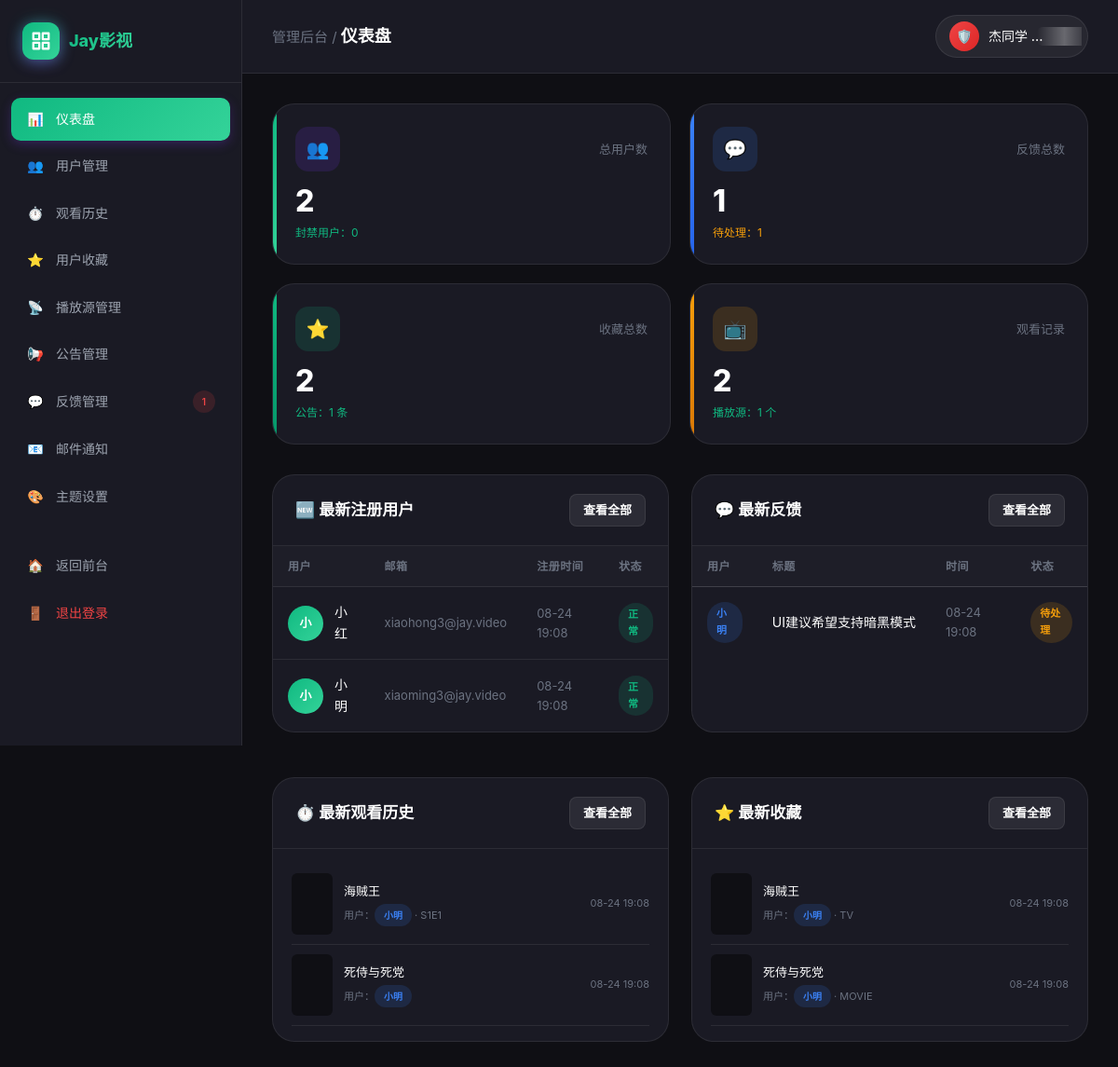
Page /admin/index.php (signed in) on the committed database.
### tables this page shows
CREATE TABLE users (
            id INTEGER PRIMARY KEY AUTOINCREMENT,
            username TEXT NOT NULL UNIQUE,
            email TEXT NOT NULL UNIQUE,
            password TEXT NOT NULL,
            avatar TEXT DEFAULT '',
            is_banned INTEGER DEFAULT 0,
            ban_reason TEXT DEFAULT '',
            ban_start_time DATETIME,
            ban_end_time DATETIME,
            created_at DATETIME DEFAULT CURRENT_TIMESTAMP,
            updated_at DATETIME DEFAULT CURRENT_TIMESTAMP
        );

CREATE TABLE feedbacks (
            id INTEGER PRIMARY KEY AUTOINCREMENT,
            user_id INTEGER NOT NULL,
            title TEXT NOT NULL,
            content TEXT NOT NULL,
            status INTEGER DEFAULT 0,
            created_at DATETIME DEFAULT CURRENT_TIMESTAMP
        );

CREATE TABLE watch_history (
            id INTEGER PRIMARY KEY AUTOINCREMENT,
            user_id INTEGER NOT NULL,
            media_id INTEGER NOT NULL,
            media_type TEXT NOT NULL,
            title TEXT NOT NULL,
            poster TEXT DEFAULT '',
            season_number INTEGER DEFAULT 0,
            episode_number INTEGER DEFAULT 0,
            watch_seconds INTEGER DEFAULT 0,
            watched_at DATETIME DEFAULT CURRENT_TIMESTAMP,
            UNIQUE(user_id, media_id, media_type, season_number, episode_number)
        );

CREATE TABLE favorites (
            id INTEGER PRIMARY KEY AUTOINCREMENT,
            user_id INTEGER NOT NULL,
            media_id INTEGER NOT NULL,
            media_type TEXT NOT NULL,
            title TEXT NOT NULL,
            poster TEXT DEFAULT '',
            created_at DATETIME DEFAULT CURRENT_TIMESTAMP,
            UNIQUE(user_id, media_id, media_type)
        );

### classes/Database.php (called while the page is built, shortened)
<?php
class Database {
    private static $instance = null;
    private $pdo;
    private function __construct() {
        try {
            $this->pdo = new PDO('sqlite:' . DB_PATH);
            $this->pdo->setAttribute(PDO::ATTR_ERRMODE, PDO::ERRMODE_EXCEPTION);
            $this->pdo->setAttribute(PDO::ATTR_DEFAULT_FETCH_MODE, PDO::FETCH_ASSOC);
            $this->pdo->exec("PRAGMA journal_mode=WAL");
            $this->pdo->exec("PRAGMA foreign_keys=ON");
        } catch (PDOException $e) {
            die("数据库连接失败: " . $e->getMessage());
        }
    }
    public static function getInstance() {
        if (self::$instance === null) {
            self::$instance = new self();
        }
        return self::$instance;
    }
    private function initTables() {
        $this->pdo->exec($sql);
    }
    public function query($sql, $params = []) {
        $stmt = $this->pdo->prepare($sql);
        $stmt->execute($params);
        return $stmt;
    }
    public function fetchAll($sql, $params = []) {
        $stmt = $this->query($sql, $params);
        return $stmt->fetchAll();
    }
    public function fetchOne($sql, $params = []) {
        $stmt = $this->query($sql, $params);
        return $stmt->fetch();
    }
}
?>

### admin/index.php (the view, shortened to what this page needs)
<?php $pageName = '仪表盘'; include __DIR__ . '/admin_header.php'; ?>
<div class="admin-content">
    <div class="dashboard-grid">
        <div class="stat-card purple">
            <div class="stat-header">
                <div class="stat-icon">👥</div>
                <span class="stat-label">总用户数</span>
            </div>
            <div class="stat-value"><?php echo $userCount; ?></div>
            <div class="stat-change">封禁用户：<?php echo $bannedCount; ?></div>
        </div>
        <div class="stat-card blue">
            <div class="stat-header">
                <div class="stat-icon">💬</div>
                <span class="stat-label">反馈总数</span>
            </div>
            <div class="stat-value"><?php echo $feedbackCount; ?></div>
            <div class="stat-change" style="color:var(--warning);">待处理：<?php echo $pendingFb; ?></div>
        </div>
        <div class="stat-card green">
            <div class="stat-header">
                <div class="stat-icon">⭐</div>
                <span class="stat-label">收藏总数</span>
            </div>
            <div class="stat-value"><?php echo $favCount; ?></div>
            <div class="stat-change">公告：<?php echo $annCount; ?> 条</div>
        </div>
        <div class="stat-card orange">
            <div class="stat-header">
                <div class="stat-icon">📺</div>
                <span class="stat-label">观看记录</span>
            </div>
            <div class="stat-value"><?php echo $historyCount; ?></div>
            <div class="stat-change">播放源：<?php echo $sourceCount; ?> 个</div>
        </div>
    </div>
    <div style="display:grid;grid-template-columns:repeat(2,1fr);gap:24px;">
        <div class="panel">
            <div class="panel-header">
                <div class="panel-title">🆕 最新注册用户</div>
                <a href="users.php" class="btn btn-outline btn-sm">查看全部</a>
            </div>
            <div class="panel-body" style="padding:0;">
                <table class="data-table">
                    <thead><tr><th>用户</th><th>邮箱</th><th>注册时间</th><th>状态</th></tr></thead>
                    <tbody>
                        <?php foreach ($newUsers as $u): ?>
                        <tr>
                            <td>
                                <div class="table-user">
                                    <div class="table-avatar">
                                        <?php if (!empty($u['avatar'])): ?>
                                            <img src="../<?php echo htmlspecialchars($u['avatar']); ?>" alt="">
                                        <?php else: echo mb_substr($u['username'], 0, 1); endif; ?>
                                    </div>
                                    <span><?php echo htmlspecialchars($u['username']); ?></span>
                                </div>
                            </td>
                            <td style="color:var(--text-muted);font-size:13px;"><?php echo htmlspecialchars($u['email']); ?></td>
                            <td style="color:var(--text-muted);font-size:13px;"><?php echo date('m-d H:i', strtotime($u['created_at'])); ?></td>
                            <td><span class="badge badge-success">正常</span></td>
                        </tr>
                        <?php endforeach; ?>
                    </tbody>
                </table>
            </div>
        </div>
        <div class="panel">
            <div class="panel-header">
                <div class="panel-title">💬 最新反馈</div>
                <a href="feedbacks.php" class="btn btn-outline btn-sm">查看全部</a>
            </div>
            <div class="panel-body" style="padding:0;">
                <table class="data-table">
                    <thead><tr><th>用户</th><th>标题</th><th>时间</th><th>状态</th></tr></thead>
                    <tbody>
                        <?php foreach ($newFeedbacks as $f): ?>
                        <tr onclick="location.href='feedbacks.php#fb_<?php echo $f['id']; ?>'" style="cursor:pointer;">
                            <td><span class="badge badge-info"><?php echo htmlspecialchars($f['username'] ?? 'U' . $f['user_id']); ?></span></td>
                            <td style="max-width:200px;overflow:hidden;text-overflow:ellipsis;white-space:nowrap;"><?php echo htmlspecialchars($f['title']); ?></td>
                            <td style="color:var(--text-muted);font-size:13px;"><?php echo date('m-d H:i', strtotime($f['created_at'])); ?></td>
                            <td><?php echo $f['status'] ? '<span class="badge badge-success">已回复</span>' : '<span class="badge badge-warning">待处理</span>'; ?></td>
                        </tr>
                        <?php endforeach; ?>
                    </tbody>
                </table>
            </div>
        </div>
        <div class="panel">
            <div class="panel-header">
                <div class="panel-title">⏱️ 最新观看历史</div>
                <a href="history.php" class="btn btn-outline btn-sm">查看全部</a>
            </div>
            <div class="panel-body" style="padding:16px 20px;max-height:360px;overflow-y:auto;">
                <?php foreach ($newHistories as $h): ?>
                <div style="display:flex;gap:12px;padding:10px 0;border-bottom:1px solid var(--border-color);align-items:center;">
                    <div style="width:44px;aspect-ratio:2/3;border-radius:6px;overflow:hidden;background:var(--bg-dark);flex-shrink:0;">
                    </div>
                    <div style="flex:1;min-width:0;">
                        <div style="font-weight:500;font-size:13px;overflow:hidden;text-overflow:ellipsis;white-space:nowrap;"><?php echo htmlspecialchars($h['title']); ?></div>
                        <div style="font-size:11px;color:var(--text-muted);margin-top:3px;">
                            用户：<span class="badge badge-info" style="font-size:10px;"><?php echo htmlspecialchars($h['username'] ?? 'U' . $h['user_id']); ?></span>
                            <?php if ($h['season_number'] > 0) echo " · S{$h['season_number']}E{$h['episode_number']}"; ?>
                        </div>
                    </div>
                    <div style="font-size:11px;color:var(--text-muted);flex-shrink:0;"><?php echo date('m-d H:i', strtotime($h['watched_at'])); ?></div>
                </div>
                <?php endforeach; ?>
            </div>
        </div>
        <div class="panel">
            <div class="panel-header">
                <div class="panel-title">⭐ 最新收藏</div>
                <a href="favorites.php" class="btn btn-outline btn-sm">查看全部</a>
            </div>
            <div class="panel-body" style="padding:16px 20px;max-height:360px;overflow-y:auto;">
                <?php foreach ($newFavorites as $f): ?>
                <div style="display:flex;gap:12px;padding:10px 0;border-bottom:1px solid var(--border-color);align-items:center;">
                    <div style="width:44px;aspect-ratio:2/3;border-radius:6px;overflow:hidden;background:var(--bg-dark);flex-shrink:0;">
                    </div>
                    <div style="flex:1;min-width:0;">
                        <div style="font-weight:500;font-size:13px;overflow:hidden;text-overflow:ellipsis;white-space:nowrap;"><?php echo htmlspecialchars($f['title']); ?></div>
                        <div style="font-size:11px;color:var(--text-muted);margin-top:3px;">
                            用户：<span class="badge badge-info" style="font-size:10px;"><?php echo htmlspecialchars($f['username'] ?? 'U' . $f['user_id']); ?></span>
                            · <?php echo strtoupper($f['media_type']); ?>
                        </div>
                    </div>
                    <div style="font-size:11px;color:var(--text-muted);flex-shrink:0;"><?php echo date('m-d H:i', strtotime($f['created_at'])); ?></div>
                </div>
                <?php endforeach; ?>
            </div>
        </div>
    </div>
</div>
<?php include __DIR__ . '/admin_footer.php'; ?>

### rows in the picture
users: username "小", username "小红", email "xiaohong3@jay.video", created_at "08-24 19:08"
users: username "小", username "小明", email "xiaoming3@jay.video", created_at "08-24 19:08"
feedbacks: user.username "小明", title "UI建议希望支持暗黑模式", created_at "08-24 19:08", status "待处理"
watch_history: title "海贼王", user.username "小明", season_number "1", episode_number "1", watched_at "08-24 19:08"
watch_history: title "死侍与死党", user.username "小明", watched_at "08-24 19:08"
favorites: title "海贼王", user.username "小明", media_type "TV", created_at "08-24 19:08"
favorites: title "死侍与死党", user.username "小明", media_type "MOVIE", created_at "08-24 19:08"

### other values in the picture
$pendingFb "1"
$pageName "仪表盘"
ADMIN_USERNAME "杰同学"
$userCount "2"
$bannedCount "0"
$feedbackCount "1"
$favCount "2"
$annCount "1"
$historyCount "2"
$sourceCount "1"
